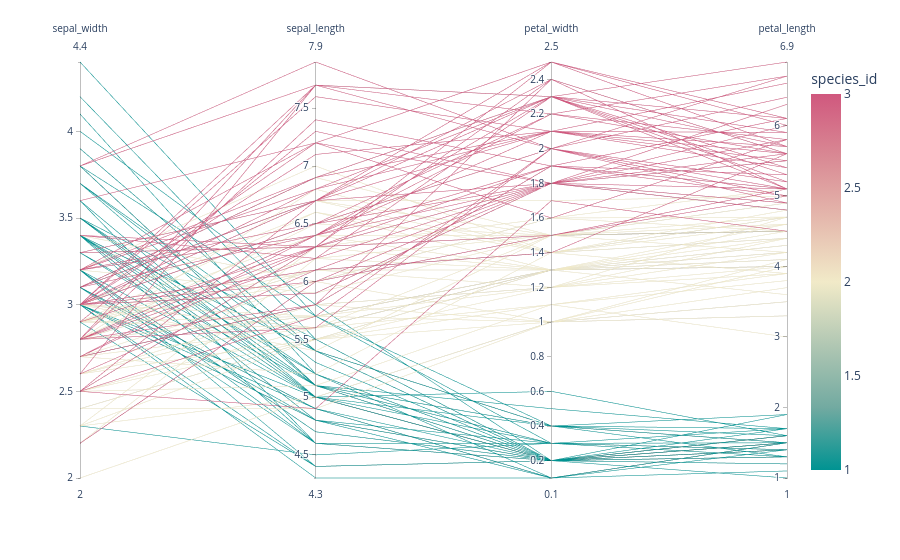

The code cell stored with this chart in its notebook:
### Markdown cell above
Parallel coordinates are richly interactive by default. Drag the lines along the axes to filter regions.

Select the columns to be represented with the dimensions parameter.

### Code cell
df = px.data.iris()
fig = px.parallel_coordinates(df, color="species_id",
                              dimensions=['sepal_width', 'sepal_length', 'petal_width',
                                          'petal_length'],
                              color_continuous_scale=px.colors.diverging.Tealrose,
                              color_continuous_midpoint=2)
fig.show()

### Figure 1 — Plotly figure (JSON) as saved in the notebook; plotly's stock layout.template omitted (floating-point values rounded to 4 significant figures; data arrays with more than 128 entries replaced by an {"elided": "..."} marker saying what was removed)
{"data": [{"dimensions": [{"label": "sepal_width", "values": {"elided": "150 float values"}}, {"label": "sepal_length", "values": {"elided": "150 float values"}}, {"label": "petal_width", "values": {"elided": "150 float values"}}, {"label": "petal_length", "values": {"elided": "150 float values"}}], "domain": {"x": [0, 1], "y": [0, 1]}, "line": {"color": {"elided": "150 int values"}, "coloraxis": "coloraxis"}, "name": "", "type": "parcoords"}], "layout": {"coloraxis": {"cmid": 2, "colorbar": {"title": {"text": "species_id"}}, "colorscale": [[0, "rgb(0, 147, 146)"], [0.1667, "rgb(114, 170, 161)"], [0.3333, "rgb(177, 199, 179)"], [0.5, "rgb(241, 234, 200)"], [0.6667, "rgb(229, 185, 173)"], [0.8333, "rgb(217, 137, 148)"], [1, "rgb(208, 88, 126)"]]}, "legend": {"tracegroupgap": 0}, "margin": {"t": 60}}}
